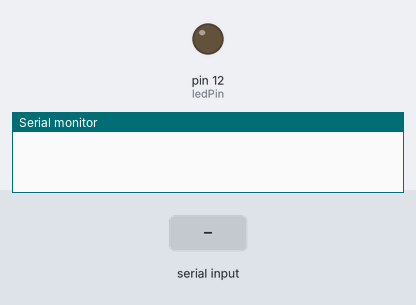
Recording of a sketch running on a simulated Arduino Uno, built with avr-gcc and run on an emulated ATmega328P. On the bench: output pins drawn as LEDs (lit = HIGH), the last lines printed to the serial monitor. The inputs (shaded band) are chosen by the test bench.

Above: at 1.2 s.
1.3 s: "1" received over Serial
At 2.0 s:
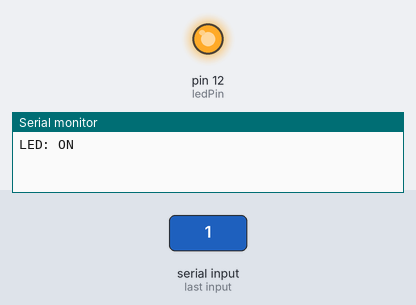
2.8 s: "0" received over Serial
At 3.1 s:
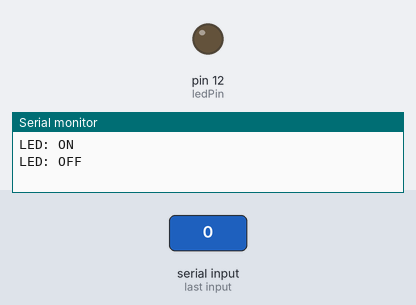
Timing chart, 0 to 5.8 s (numbered marks = the images above; inputs shaded):
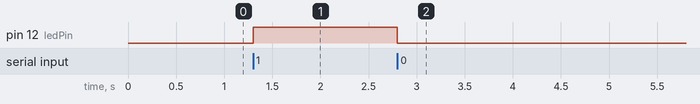

Measured:
- after the input at 1.3 s, pin 12 (ledPin): LOW → HIGH at once
- after the input at 2.8 s, pin 12 (ledPin): HIGH → LOW at once

The sketch:

LED_Test.ino
```cpp
#define ledPin 12
int data = 0;

void setup() {
  pinMode(ledPin, OUTPUT);
  digitalWrite(ledPin, LOW);
  Serial.begin(9600); // set data rate to 9600 baud for serial transmission
  // analogWrite(6, Contrast);
  // lcd.begin(16, 2);

}

void loop() {
  if(Serial.available() > 0) {
    data = Serial.read(); // reads data from serial

    if (data == '0') {
      digitalWrite(ledPin, LOW); // turn LED off
      Serial.println("LED: OFF"); // prints "LED: OFF"
    }
    else if (data == '1') {
      digitalWrite(ledPin, HIGH); // Turn LED on
      Serial.println("LED: ON"); // prints "LED: ON"
    }
  }

}
```
